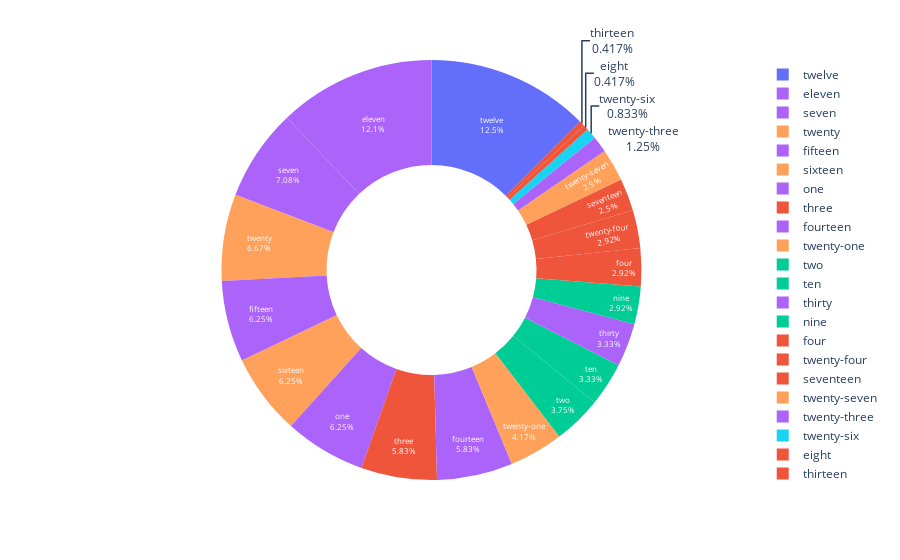

This figure's notebook cell:
### Code cell
import plotly.express as px
df = pd.read_csv("bird-window-collision-death.csv")
fig = px.pie(df, values='Deaths', names='Bldg #', color='Side', hole=0.5)
fig.update_traces(textinfo="label+percent", 
                    insidetextfont=dict(color='white'),
                    insidetextfont_size=8)
fig.update_layout(legend_itemclick=False)
fig.show()

### Figure 1 — Plotly figure (JSON) as saved in the notebook; plotly's stock layout.template omitted (floating-point values rounded to 4 significant figures; data arrays with more than 128 entries replaced by an {"elided": "..."} marker saying what was removed)
{"data": [{"customdata": {"elided": "240x1 str values"}, "domain": {"x": [0, 1], "y": [0, 1]}, "hole": 0.5, "hovertemplate": "Bldg #=%{label}<br>Deaths=%{value}<br>Side=%{customdata[0]}<extra></extra>", "insidetextfont": {"color": "white", "size": 8}, "labels": {"elided": "240 str values"}, "legendgroup": "", "marker": {"colors": {"elided": "240 str values"}}, "name": "", "showlegend": true, "textinfo": "label+percent", "type": "pie", "values": {"elided": "240 int values"}}], "layout": {"legend": {"itemclick": false, "tracegroupgap": 0}, "margin": {"t": 60}}}
